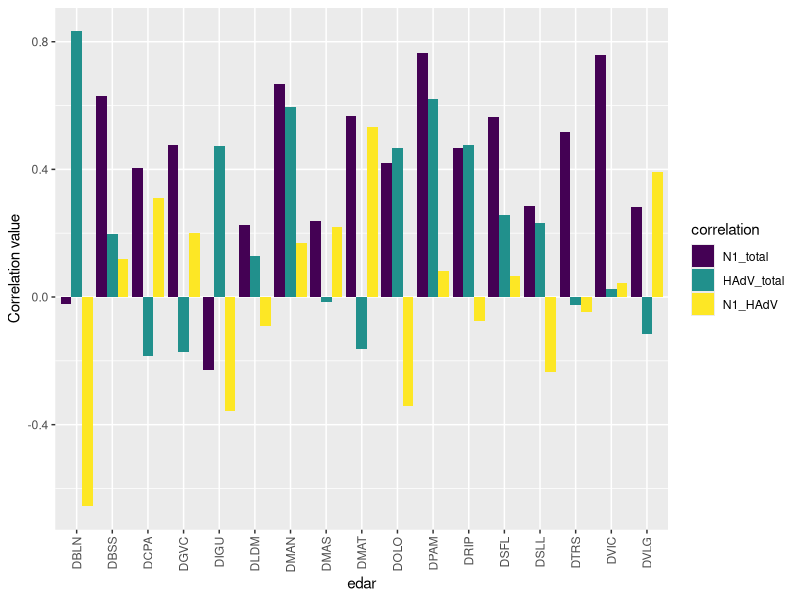

Write the R code that produced this figure.
library(tidyverse)
library(patchwork)
library(lubridate)
setwd("C:/Users/jpueyo/OneDrive - ICRA/Other projects/sarsaigua/")

#load and curate data
data <- read.csv2("data/fecal_normalization_2.csv")
data <- data[data$EDAR != "",]
data$EDAR <- factor(data$EDAR)

#explore correlations
cor.test(log10(data$cases+1), log10(data$N1.total))
cor.test(log10(data$cases+1), log10(data$HAdV.total+1))
cor.test(log10(data$cases+1), log10(data$N1.HAdV+1))

results <- data.frame(edar = levels(data$EDAR), 
                      N1_total = NA, 
                      p_value1 = NA, 
                      HAdV_total = NA, 
                      p_value2 = NA, 
                      N1_HAdV = NA, 
                      p_value3 = NA)

#calculate and save correlation values
for (wwtp in levels(data$EDAR)){

  data_edar <- data %>% 
    filter(EDAR == wwtp)
  
  #whole serie
  results$N1_total[results$edar==wwtp] <- cor.test(log10(data_edar$N1.total+1), log10(data_edar$cases+1))$estimate
  results$p_value1[results$edar==wwtp] <- cor.test(log10(data_edar$N1.total+1), log10(data_edar$cases+1))$p.value
  
  results$HAdV_total[results$edar==wwtp] <- cor.test(log10(data_edar$HAdV.total+1), log10(data_edar$cases+1))$estimate
  results$p_value2[results$edar==wwtp] <- cor.test(log10(data_edar$HAdV.total+1), log10(data_edar$cases+1))$p.value
  
  results$N1_HAdV[results$edar==wwtp] <- cor.test(log10(data_edar$N1.HAdV+1), log10(data_edar$cases+1))$estimate
  results$p_value3[results$edar==wwtp] <- cor.test(log10(data_edar$N1.HAdV+1), log10(data_edar$cases+1))$p.value
  
}

#plot data
plot_data <- results %>% 
  select(-p_value1,-p_value2,-p_value3) %>% 
  pivot_longer(cols = c(N1_total, HAdV_total, N1_HAdV), names_to = "correlation")

plot_data$correlation <- factor(plot_data$correlation, levels = c("N1_total","HAdV_total","N1_HAdV"),
                                ordered = T)

ggplot(plot_data, aes(edar, value, fill=correlation))+
  geom_col(position = position_dodge(width = 0.9))+
  labs(y= "Correlation value")+
  theme(axis.text.x = element_text(angle=90, hjust=1, vjust=0.5))
